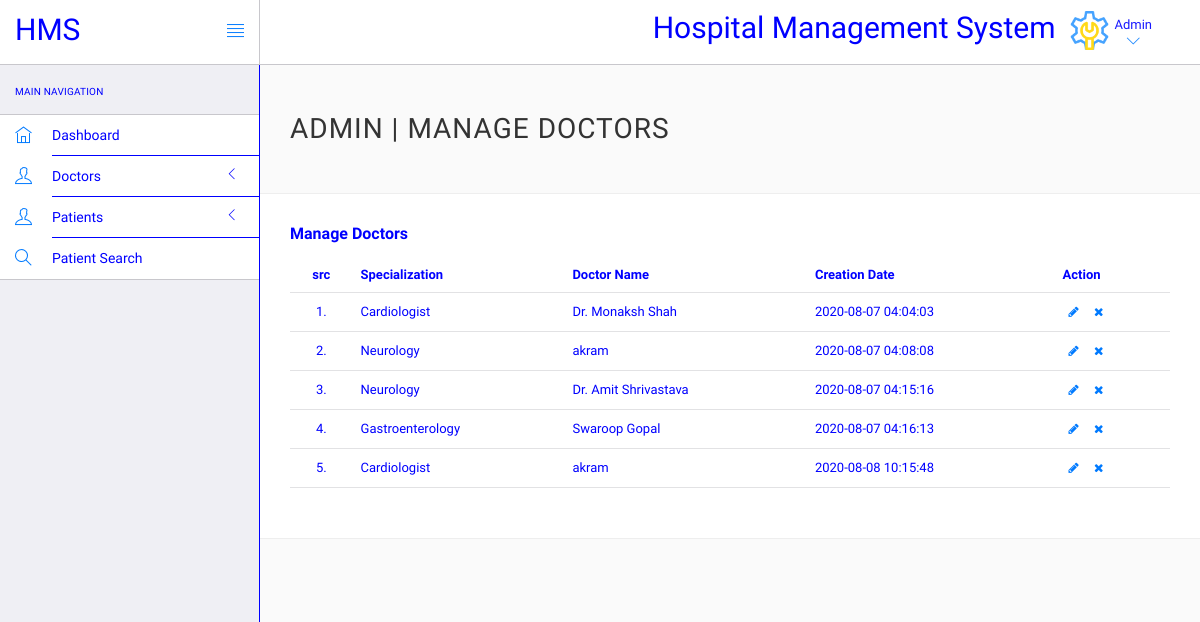
Page /login/admin/manage-doctors.php (signed in) on the earlier database version.
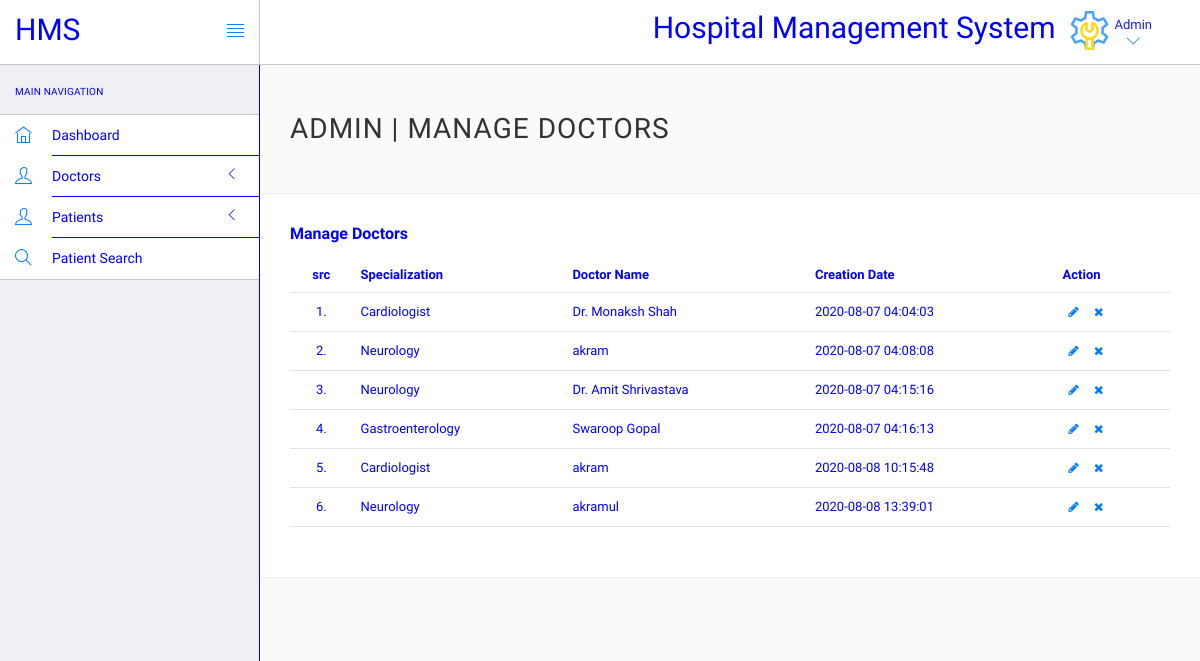
Same page on the later database version.
### tables this page shows
CREATE TABLE `doctors` (
  `id` int(10) NOT NULL,
  `specilization` varchar(20) DEFAULT NULL,
  `doctorName` varchar(20) DEFAULT NULL,
  `address` longtext DEFAULT NULL,
  `docFees` varchar(20) DEFAULT NULL,
  `contactno` bigint(11) DEFAULT NULL,
  `docEmail` varchar(25) DEFAULT NULL,
  `password` varchar(50) DEFAULT NULL,
  `creationDate` timestamp NULL DEFAULT current_timestamp(),
  `updationDate` timestamp NULL DEFAULT NULL ON UPDATE current_timestamp()
);

### login/admin/manage-doctors.php (the view, shortened to what this page needs)
<?php
include('include/config.php');
?>
<!DOCTYPE html>
<html lang="en">
	<head>
		<link rel="stylesheet" href="vendor/bootstrap/css/bootstrap.min.css">
		<link rel="stylesheet" href="vendor/fontawesome/css/font-awesome.min.css">
		<link rel="stylesheet" href="vendor/themify-icons/themify-icons.min.css">
		<link rel="stylesheet" href="assets/css/styles.css">
		<link rel="stylesheet" href="assets/css/plugins.css">
		<link rel="stylesheet" href="assets/css/themes/theme-1.css" id="skin_color" />
	</head>
	<body>
		<div id="app">
			<div class="sidebar app-aside" id="sidebar">
				<div class="sidebar-container perfect-scrollbar">
<nav>
						<div class="navbar-title">
							<span>Main Navigation</span>
						</div>
						<ul class="main-navigation-menu">
							<li>
								<a href="dashboard.php">
									<div class="item-content">
										<div class="item-media">
											<i class="ti-home"></i>
										</div>
										<div class="item-inner">
											<span class="title"> Dashboard </span>
										</div>
									</div>
								</a>
							</li>
							<li>
								<a href="javascript:void(0)">
									<div class="item-content">
										<div class="item-media">
											<i class="ti-user"></i>
										</div>
										<div class="item-inner">
											<span class="title"> Doctors </span><i class="icon-arrow"></i>
										</div>
									</div>
								</a>
								</li>
								<li><a href="javascript:void(0)">
									<div class="item-content">
										<div class="item-media">
											<i class="ti-user"></i>
										</div>
										<div class="item-inner">
											<span class="title"> Patients </span><i class="icon-arrow"></i>
										</div>
									</div>
								</a>
								</li>
								<li>
								<a href="patient-search.php">
									<div class="item-content">
										<div class="item-media">
											<i class="ti-search"></i>
										</div>
										<div class="item-inner">
											<span class="title"> Patient Search </span>
										</div>
									</div>
								</a>
							</li>
						</ul>
					</nav>
					</div>
			</div>
			<div class="app-content">
<header class="navbar navbar-default navbar-static-top">
					<div class="navbar-header">
						<a class="navbar-brand" href="#">
							<h2 style="padding-top:20%;font-family:Numans;">HMS</h2>
						</a>
						<a href="#" class="sidebar-toggler pull-right visible-md visible-lg" data-toggle-class="app-sidebar-closed" data-toggle-target="#app">
							<i class="ti-align-justify"></i>
						</a>
					</div>
					<div class="navbar-collapse collapse">
						<ul class="nav navbar-right">
								<li  style="padding-top:2%;font-family:Numans; ">
								<h2>Hospital Management System</h2>
							</li>
							<li class="dropdown current-user">
								<a href class="dropdown-toggle" data-toggle="dropdown">
									<img src="assets/images/admin.png" >
									<span class="username">Admin<i class="ti-angle-down"></i></i></span>
								</a>
							</li>
						</ul>
					</div>
				</header>
				<div class="main-content" >
					<div class="wrap-content container" id="container">
						<section id="page-title">
							<div class="row">
								<div class="col-sm-8">
									<h1 class="mainTitle">Admin | Manage Doctors</h1>
																	</div>
							</div>
						</section>
						<div class="container-fluid container-fullw bg-white">
									<div class="row">
								<div class="col-md-12">
									<h5 class="over-title margin-bottom-15"> <span class="text-bold">Manage Doctors</span></h5>
									<table class="table table-hover" id="sample-table-1">
										<thead>
											<tr>
												<th class="center">src</th>
												<th>Specialization</th>
												<th class="hidden-xs">Doctor Name</th>
												<th>Creation Date </th>
												<th>Action</th>
											</tr>
										</thead>
										<tbody>
<?php
$sql=mysqli_query($con,"select * from doctors");
$cnt=1;
while($row=mysqli_fetch_array($sql))
{
?>
											<tr>
												<td class="center"><?php echo $cnt;?>.</td>
												<td class="hidden-xs"><?php echo $row['specilization'];?></td>
												<td><?php echo $row['doctorName'];?></td>
												<td><?php echo $row['creationDate'];?>
												</td>
												<td >
												<div class="visible-md visible-lg hidden-sm hidden-xs">
							<a href="edit-doctor.php?id=<?php echo $row['id'];?>" class="btn btn-transparent btn-xs" tooltip-placement="top" tooltip="Edit"><i class="fa fa-pencil"></i></a>
	<a href="manage-doctors.php?id=<?php echo $row['id']?>&del=delete" onClick="return confirm('Are you sure you want to delete?')"class="btn btn-transparent btn-xs tooltips" tooltip-placement="top" tooltip="Remove"><i class="fa fa-times fa fa-white"></i></a>
												</div>
											</td>
											</tr>
<?php
$cnt=$cnt+1;
}?>
										</tbody>
									</table>
								</div>
							</div>
								</div>
							</div>
						</div>
					</div>
			</div>
			</body>
</html>

Differences in the rows shown:
added doctors: specilization "Neurology", doctorName "akramul", creationDate "2020-08-08 13:39:01"
